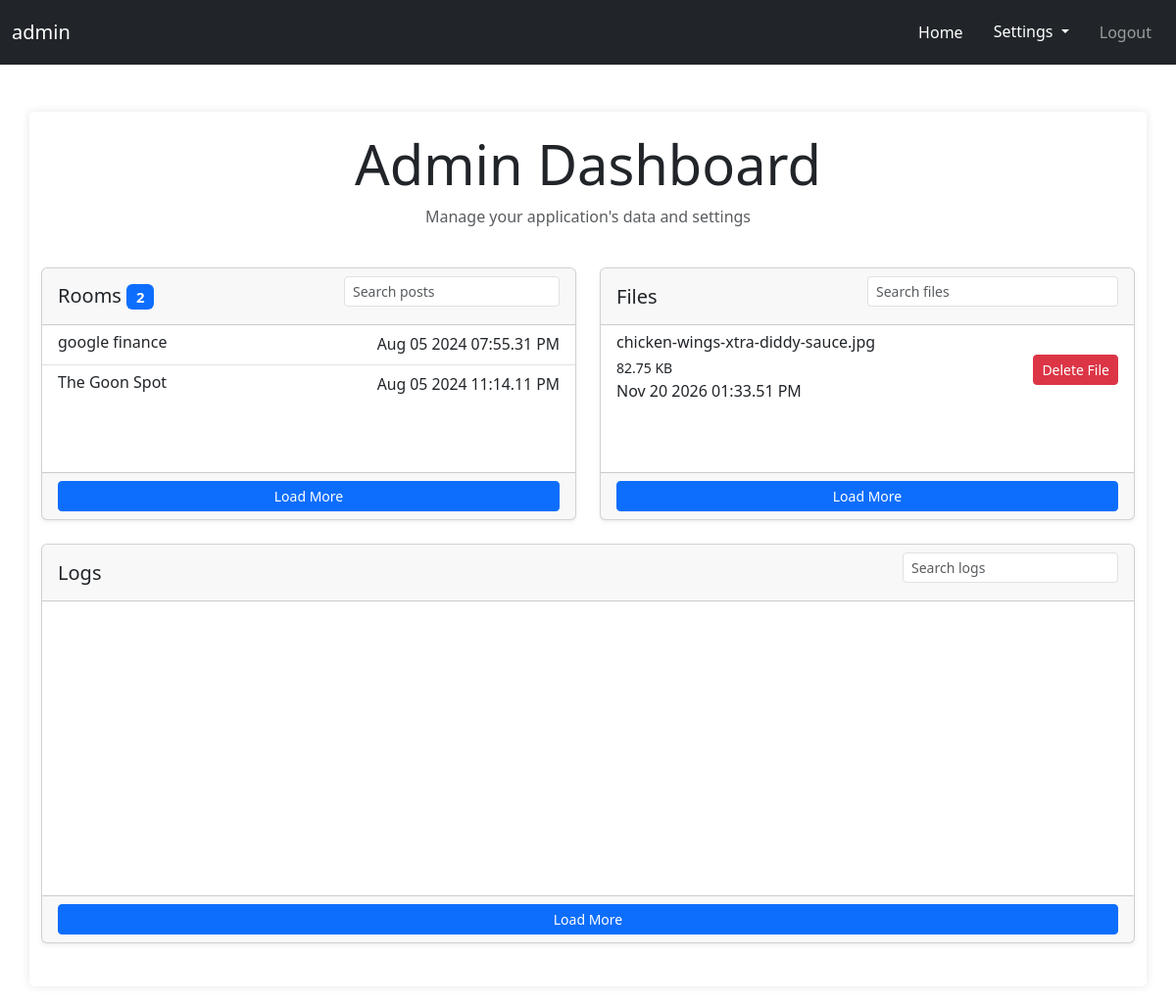
The app's page /admin/ (signed in) with its own data.
### database/models/sqlalchemy_models.py (models this page shows)
class User(UserMixin, Base):
    __tablename__ = 'users'
    id = Column(String, primary_key=True)
    username = Column(String(100), unique=True)
    password = Column(String(100))
    meta_data = Column(Text)

class ChatRoom(Base):
    __tablename__ = 'chat_rooms'
    id = Column(String, primary_key=True)
    name = Column(String(255), nullable=True)
    creation_date = Column(DateTime, nullable=False)
    room_creator_id = Column(String(255), nullable=False)

### routes/admin.py (the view)
@admin.route('/', methods=['GET'])
@login_required
def index():
    with database_manager as session:
        rooms = session.query(database_manager.ChatRoom).all()
        for room in rooms:
            room.date_filtered = room.creation_date.strftime('%b %d %Y %I:%M.%S %p')
    server_files = [
        (file, convert_file_size(os.path.getsize(os.path.join(config.FILE_UPLOAD_DIR, file))), dt.datetime.fromtimestamp(os.stat(os.path.join(config.FILE_UPLOAD_DIR, file)).st_ctime).strftime('%b %d %Y %I:%M.%S %p'))
        for file in os.listdir(config.FILE_UPLOAD_DIR)
        if os.path.isfile(os.path.join(config.FILE_UPLOAD_DIR, file))
    ]
    logs = []
    with open(config.SERVICE_LOG, 'r') as file:
        content = file.readlines()
        for line in content:
            try:
                logs.append(json.loads(line))
            except json.JSONDecodeError:
                pass
    data = {
        'room_total': len(rooms),
        'server_files_total': len(server_files),
        'log_row_total': len(logs)
    }
    return render_template('admin.html', rooms=rooms, logs=logs[::-1], server_files=server_files, data=data)

### database/db_manager.py (called while the page is built)
    def __enter__(self):
        session_factory = sessionmaker(bind=self.engine)
        session = scoped_session(session_factory)
        self.session = session()
        return self.session

    def __exit__(self, ext_type, exc_value, traceback):
        self.session.close()
        if isinstance(exc_value, Exception):
            self.session.rollback()
            print(f"DATABASE ERROR OCCURRED: {exc_value} ROLLING BACK CHANGES")
        else:
            self.session.commit()
        self.session.close()

### functions/tools/utilites.py (called while the page is built)
def convert_file_size(size_bytes):
    if size_bytes == 0:
        return "0B"
    size_name = ("B", "KB", "MB", "GB", "TB", "PB", "EB", "ZB", "YB")
    i = int(math.floor(math.log(size_bytes, 1024)))
    p = math.pow(1024, i)
    s = round(size_bytes / p, 2)
    return "%s %s" % (s, size_name[i])

### templates/admin/admin.html (shortened to what this page needs)
{% extends "base.html" %}
{% block content %}
<div class="container mt-5">
  <div class="row mb-4">
    <div class="col-md-12 text-center">
      <h3 class="display-4">Admin Dashboard</h3>
      <p class="text-muted">Manage your application's data and settings</p>
    </div>
  </div>
  <div class="row mb-4">
    <div class="col-md-6">
      <div class="card shadow-sm">
        <div class="card-header d-flex justify-content-between align-items-center">
          <h5 class="mb-0">Rooms <span class="badge bg-primary">{{ data['room_total'] }}</span></h5>
          <form action="/admin" method="get" class="d-inline">
            <input type="search" class="form-control form-control-sm" placeholder="Search posts">
          </form>
        </div>
        <div class="card-body p-0" style="height: 150px; overflow-y: auto;">
          <div class="list-group list-group-flush">
            {% for room in rooms %}
            <a href="{{ url_for('chat.room_detailed', room_id=room.id) }}" class="list-group-item list-group-item-action">
              <div class="d-flex justify-content-between">
                <h6 class="mb-1">{{ room.name }}</h6>
                <small>{{ room.date_filtered }}</small>
              </div>
            </a>
            {% endfor %}
          </div>
        </div>
        <div class="card-footer text-center">
          <button class="btn btn-sm btn-primary">Load More</button>
        </div>
      </div>
    </div>
    <div class="col-md-6">
      <div class="card shadow-sm">
        <div class="card-header d-flex justify-content-between align-items-center">
          <h5 class="mb-0">Files </h5>
          <form action="/admin" method="get" class="d-inline w-50">
            <input type="search" class="form-control form-control-sm" placeholder="Search files">
          </form>
        </div>
        <div class="card-body p-0" style="height: 150px; overflow-y: auto;">
          <div class="list-group list-group-flush">
            {% for file in server_files %}
            <div class="list-group-item">
              <div class="d-flex justify-content-between align-items-center">
                <div>
                  <h6 class="mb-1">{{ file[0] }}</h6>
                  <small>{{ file[1] }}</small>
                  <p class="mb-1">{{ file[2] }}</p>
                </div>
                <button class="btn btn-sm btn-danger" data-bs-toggle="modal" data-bs-target="#deleteModal" data-file-id="{{ file[0] }}">Delete File</button>
              </div>
            </div>
            {% endfor %}
          </div>
        </div>
        <div class="card-footer text-center">
          <button class="btn btn-sm btn-primary">Load More</button>
        </div>
      </div>
    </div>
  </div>
  <div class="row mb-4">
    <div class="col-md-12">
      <div class="card shadow-sm">
        <div class="card-header d-flex justify-content-between align-items-center">
          <h5 class="mb-0">Logs</h5>
          <form class="d-inline">
            <input type="search" id="logSearch" class="form-control form-control-sm" placeholder="Search logs">
          </form>
        </div>
        <div class="card-body p-0" style="height: 300px; overflow-y: auto;">
        </div>
        <div class="card-footer text-center">
          <button class="btn btn-sm btn-primary">Load More</button>
        </div>
      </div>
    </div>
</div>
{% endblock %}

### templates/navbar.html (shortened to what this page needs)
{% block content %}
    <nav class="navbar navbar-expand-lg navbar-dark bg-dark">
      <div class="container-fluid">
        <a class="navbar-brand" href="{{ url_for('admin.index') }}">{{ current_user.username }}</a>
        <div class="collapse navbar-collapse" id="navbarNav">
          <ul class="navbar-nav ms-auto">
            <li class="nav-item">
              <a class="nav-link active" href="{{ url_for('chat.index') }}">Home</a>
            </li>
            {% if current_user.is_authenticated %}
              <li class="nav-item">
                <div class="dropdown">
                  <button class="btn btn-dark dropdown-toggle" type="button" id="dropdownMenuButton2" data-bs-toggle="dropdown" aria-expanded="false">
                    Settings
                  </button>
                </div>
              </li>
              <li class="nav-item">
                <a class="nav-link" href="{{ url_for('auth.logout') }}">Logout</a>
              </li>
            {% endif %}
          </ul>
        </div>
      </div>
    </nav>
{% endblock %}

### static/css/styles.css (style rules this page uses)
body { font-family: Arial, sans-serif; background-color: #f8f9fa; text-align: center; margin: 0; padding: 0; }
ul, li, label { text-align: center; }
h1, h5 { text-align: center; color: #333; }
a { color: #007BFF; font-size: 18px; }
.container { max-width: 90%; margin: 20px auto; padding: 20px; background-color: #fff; border-radius: 5px; box-shadow: 0 0 10px rgba(0, 0, 0, 0.1); }
.form-control { width: 100%; padding: 10px; margin-bottom: 10px; border: 1px solid #ccc; border-radius: 4px; }
.nav-item { margin: 5px; }
.btn-primary { background-color: #007BFF; color: #fff; padding: 10px 20px; border: none; border-radius: 4px; cursor: pointer; width: 100%; transition: background-color 0.3s ease; }

### records on screen
User: username "admin"
ChatRoom: name "google finance", date_filtered "Aug 05 2024 07:55.31 PM"
ChatRoom: name "The Goon Spot", date_filtered "Aug 05 2024 11:14.11 PM"

### other values on screen
{{ data['room_total'] }} "2"
{{ file[0] }} "chicken-wings-xtra-diddy-sauce.jpg"
{{ file[1] }} "82.75 KB"
{{ file[2] }} "Nov 20 2026 01:33.51 PM"
